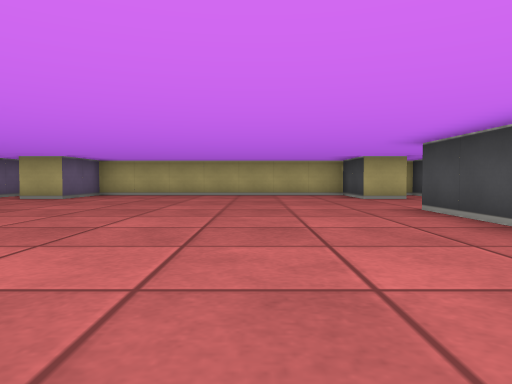
View 1 (above)

19 first-person views from a walk through a cub3D ray-caster map. The camera is about half as high as the walls, tilts 2° down and sees 70° across. The floor is counted in squares. Each view is taken from the middle of a square. On the plan, view 1 faces up. The plan holds only what a view shows up to about 9 squares ahead; the rest is blank.

View 2
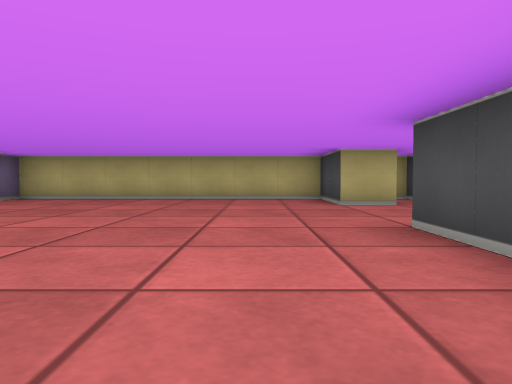

View 3
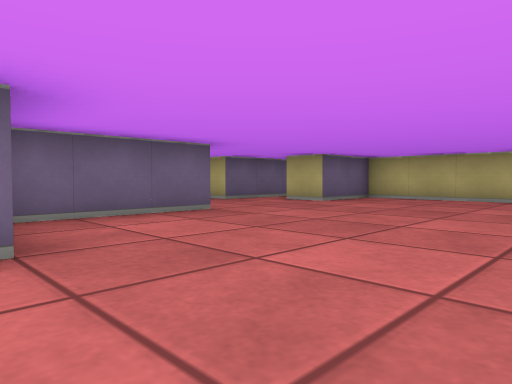

View 4
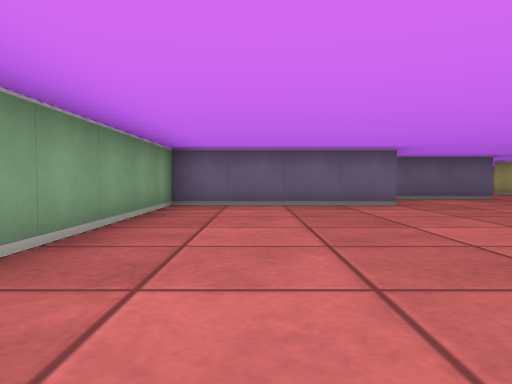

View 5
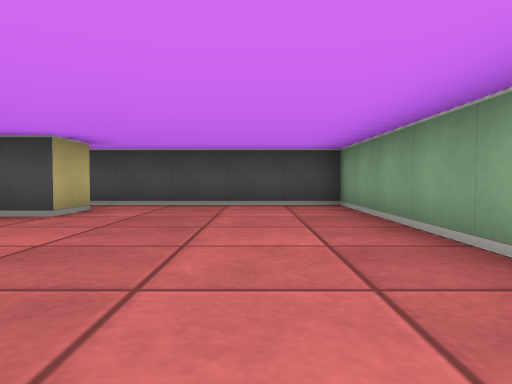

View 6
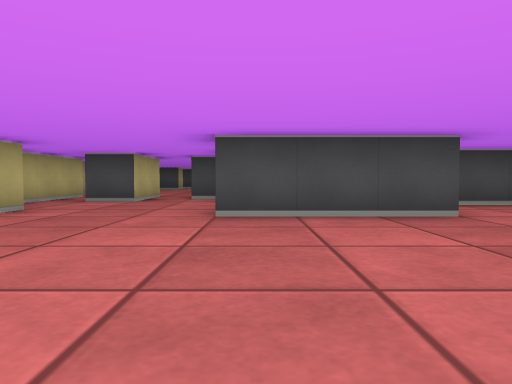

View 7
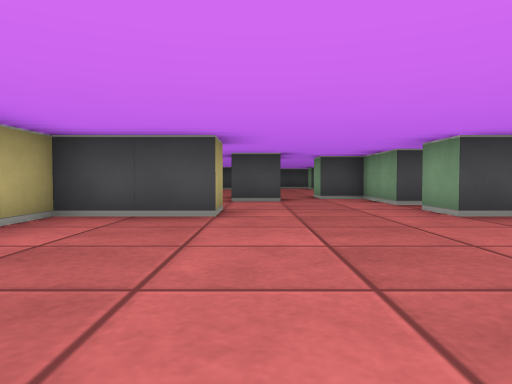

View 8
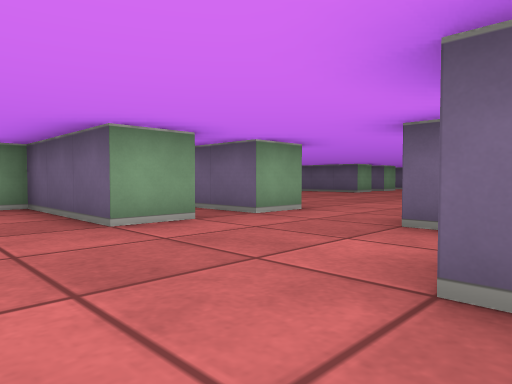

View 9
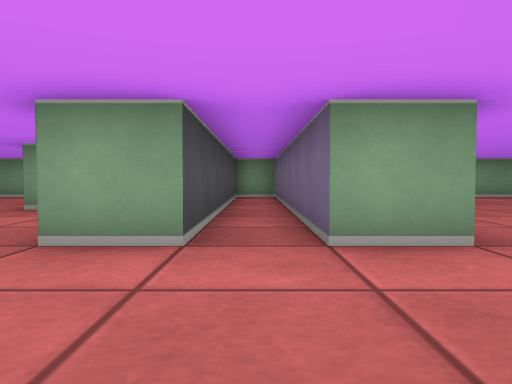

View 10
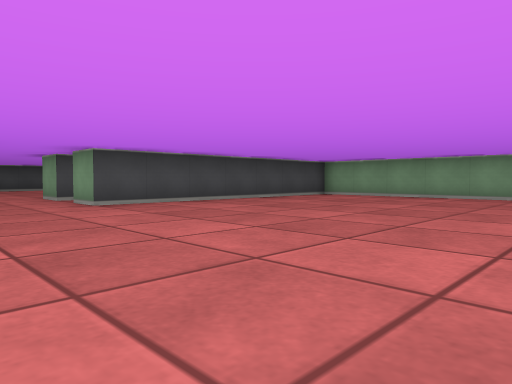

View 11
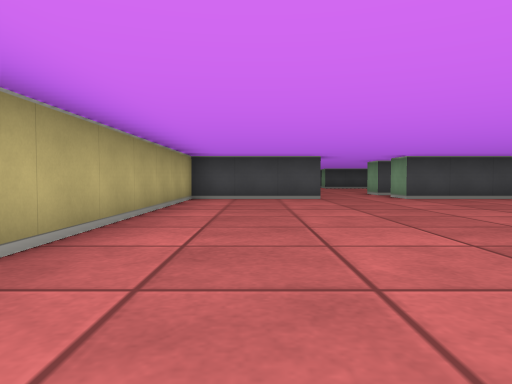

View 12
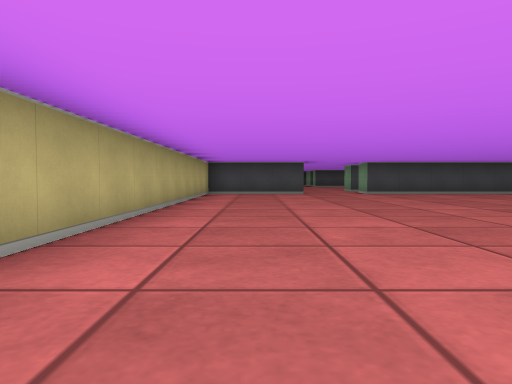

View 13
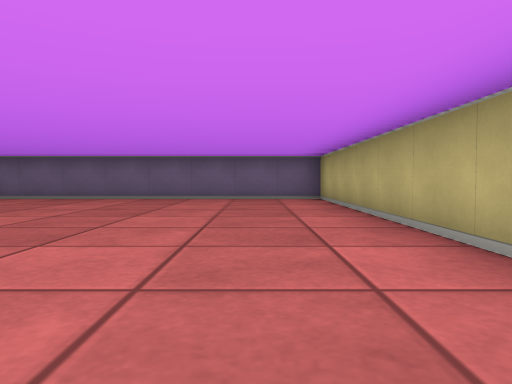

View 14
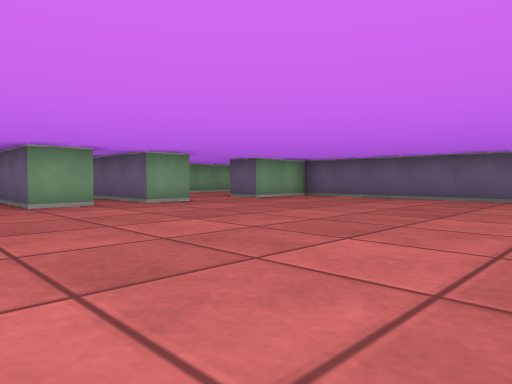

View 15
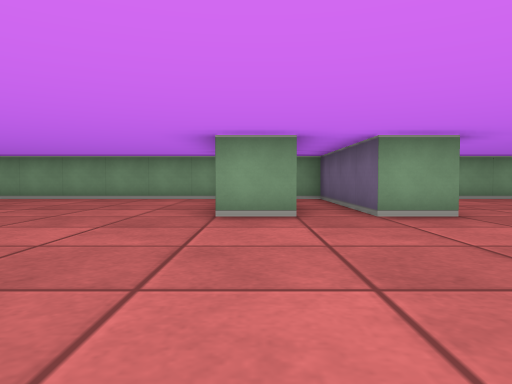

View 16
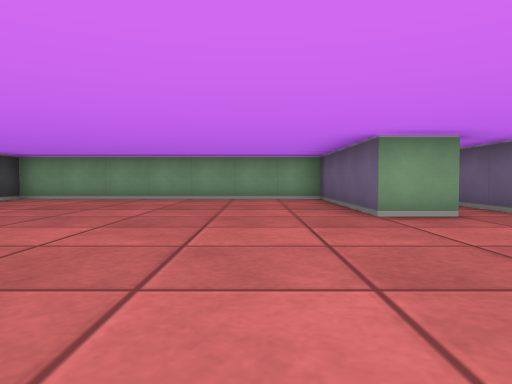

View 17
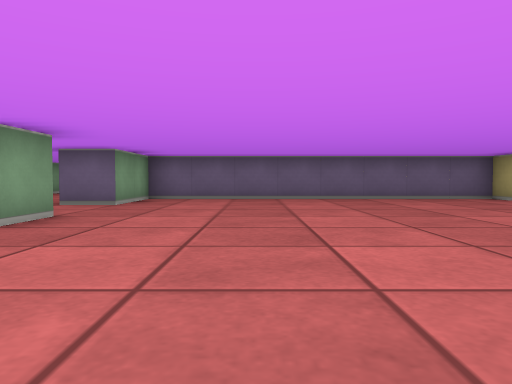

View 18
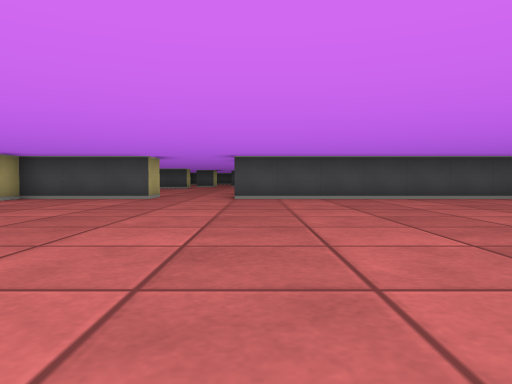

View 19
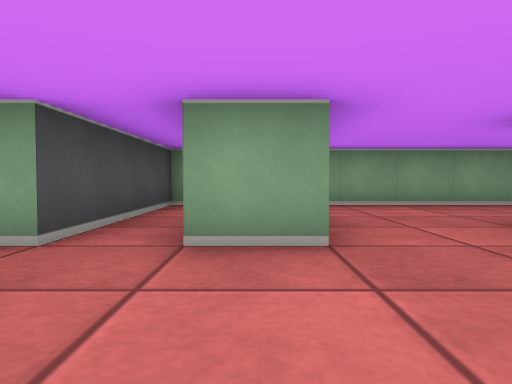

### Floor plan
Points are (right, up) in squares from view 1. A wall is a line through its corners. A room is listed if a view was taken in it or the views show most of it. See-through windows are left out.
Room 1 (views 1, 2, 3, 4, 5, 6, 7, 8, 9)
walls: (3.5, 2.5) (2.5, 2.5) (2.5, 5.5) (3.5, 5.5); (4.5, 5) (4.5, 5.5) (6.5, 5.5) (6.5, 6.5); (3.6, 8.5) (2.5, 8.5) (2.5, 10.5) (-4.5, 10.5) (-4.5, 8.5) (-5.5, 8.5); (-6.5, 8.2) (-6.5, 7.5) (-7.5, 7.5); (7, 7.5) (5.5, 7.5) (5.5, 8.5); (-7.5, 5.5) (-6.5, 5.5) (-6.5, -0.8); (-5.5, -0.9) (-5.5, 5.5) (-4.5, 5.5) (-4.5, 2.5) (-2.5, 2.5) (-2.5, -1.5) (4.5, -1.5) (4.5, 3); (7.1, 9.5) (5, 9.5)
ways out: opening at (-7, 6.5) to room 2; opening at (6, 7); opening at (6.5, 9)
Room 2 (views 10, 11, 12, 13, 14, 15, 16, 17, 18, 19)
walls: (-17.6, 2.5) (-16.5, 2.5) (-16.5, -1.5) (-15.5, -1.5) (-15.5, 2.5) (-14.5, 2.5) (-14.5, -1.5) (-7.5, -1.5) (-7.5, 5.5); (-7.5, 7.5) (-7.5, 10.5) (-21.5, 10.5) (-21.5, 2.5) (-19.5, 2.5)
ways out: opening at (-7, 6.5) to room 1; opening at (-18.5, 2)

Where each view was taken, in squares from view 1:
view 1: 0 up, 0 right, facing up
view 2: 2 up, 1 right, facing up
view 3: 2 up, 0 right, facing up-left
view 4: 0 up, 4 right, facing left
view 5: 0 up, 2 left, facing right
view 6: 5 up, 2 left, facing right
view 7: 8 up, 2 left, facing right
view 8: 9 up, 3 left, facing down-left
view 9: 8 up, 6 left, facing down
view 10: 8 up, 14 left, facing down-right
view 11: 9 up, 16 left, facing right
view 12: 9 up, 19 left, facing right
view 13: 9 up, 13 left, facing left
view 14: 9 up, 13 left, facing down-left
view 15: 7 up, 15 left, facing down
view 16: 7 up, 13 left, facing down
view 17: 5 up, 13 left, facing left
view 18: 5 up, 16 left, facing right
view 19: 5 up, 17 left, facing down
